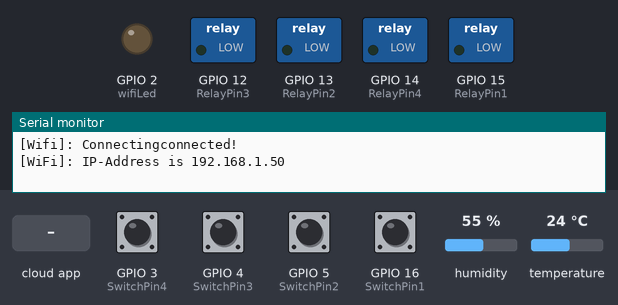
Simulated run of this sketch. Board: ESP8266 (NodeMCU). Shown: switched loads named in the sketch (green lamp = pin HIGH), output pins drawn as LEDs (lit = HIGH), the last lines printed to the serial monitor. The test bench sets the inputs (shaded band); at power-on: GPIO 3 (SwitchPin4), GPIO 4 (SwitchPin3), GPIO 5 (SwitchPin2), GPIO 16 (SwitchPin1) HIGH, humidity 55 %, temperature 24 °C. WiFi joins after 1.5 s; servers stay silent unless stated.

Above: at 3.0 s.
3.1 s: the phone or cloud app sets 622d73e0d0fd258c52f63493 to 0
At 4.3 s:
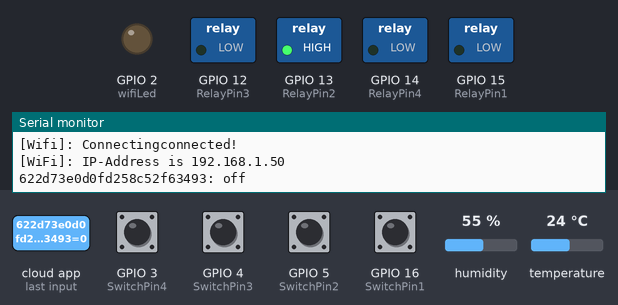
4.6 s: the phone or cloud app sets 622d7441753dc5aab48ed7c9 to 0
At 5.6 s:
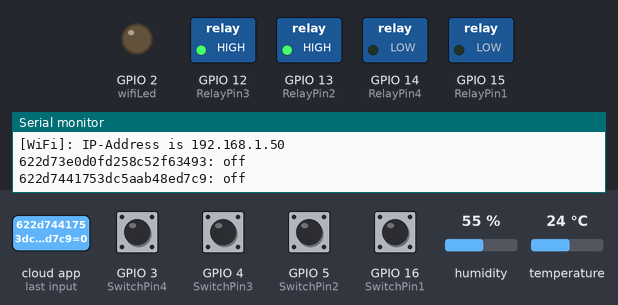
6.1 s: the phone or cloud app sets 622d745cd0fd258c52f63565 to 0
At 6.7 s:
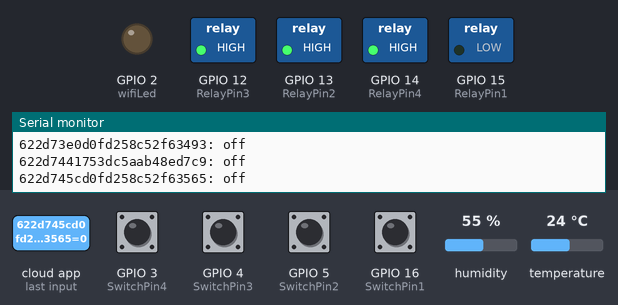
7.6 s: the phone or cloud app sets xxxxxxxxxxxxxxxxxxxxxxxx to 0
At 7.9 s:
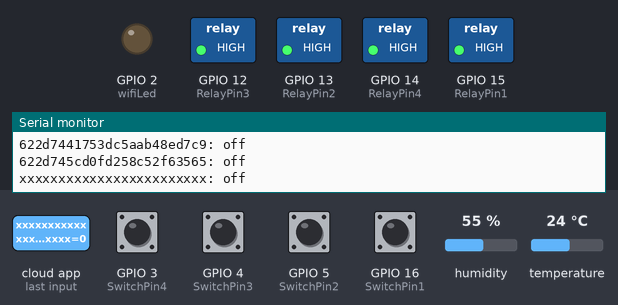
9.1 s: the phone or cloud app sets 622d73e0d0fd258c52f63493 to 1
At 10.2 s:
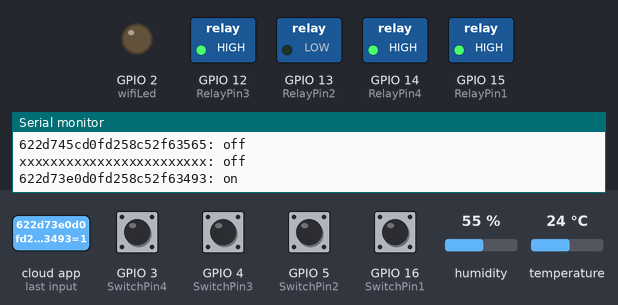
10.6 s: the phone or cloud app sets 622d7441753dc5aab48ed7c9 to 1
At 11.4 s:
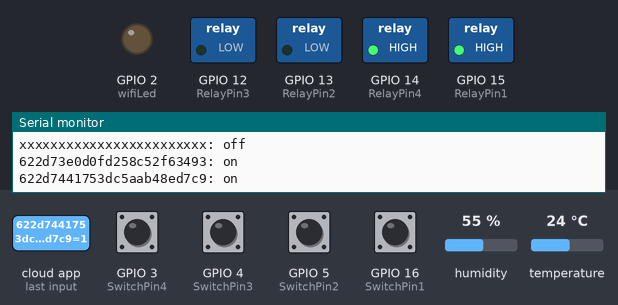
Timing chart, 0 to 13.1 s (numbered marks = the images above; inputs shaded):
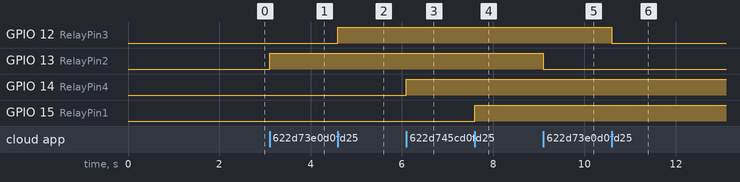

The sketch:

NodeMCU_Sinric_Pro.ino
```cpp
/**********************************************************************************
 *  TITLE: Google + Alexa + Manual Switch/Button control 4 Relays using NodeMCU & Sinric Pro (Real time feedback)
 *  (flipSwitch can be a tactile button or a toggle switch) (code taken from Sinric Pro examples then modified)
 *  Click on the following links to learn more.
 *  YouTube Video: https://youtu.be/gpB4600keWA
 *  Related Blog : https://iotcircuithub.com/esp8266-projects/
 *  by Tech StudyCell
 *  Preferences--> Aditional boards Manager URLs :
 *  https://dl.espressif.com/dl/package_esp32_index.json, http://arduino.esp8266.com/stable/package_esp8266com_index.json
 *
 *  Download Board ESP8266 NodeMCU : https://github.com/esp8266/Arduino
 *  Download the libraries
 *  ArduinoJson Library: https://github.com/bblanchon/ArduinoJson
 *  arduinoWebSockets Library: https://github.com/Links2004/arduinoWebSockets
 *  SinricPro Library: https://sinricpro.github.io/esp8266-esp32-sdk/
 *
 *  If you encounter any issues:
 * - check the readme.md at https://github.com/sinricpro/esp8266-esp32-sdk/blob/master/README.md
 * - ensure all dependent libraries are installed
 *   - see https://github.com/sinricpro/esp8266-esp32-sdk/blob/master/README.md#arduinoide
 *   - see https://github.com/sinricpro/esp8266-esp32-sdk/blob/master/README.md#dependencies
 * - open serial monitor and check whats happening
 * - check full user documentation at https://sinricpro.github.io/esp8266-esp32-sdk
 * - visit https://github.com/sinricpro/esp8266-esp32-sdk/issues and check for existing issues or open a new one
 **********************************************************************************/

// Uncomment the following line to enable serial debug output
//#define ENABLE_DEBUG

#ifdef ENABLE_DEBUG
       #define DEBUG_ESP_PORT Serial
       #define NODEBUG_WEBSOCKETS
       #define NDEBUG
#endif


#include <BlynkSimpleEsp8266.h>
#include <DHT.h>
DHT dht(0, DHT11); //0=d3 --(DHTPIN,DHTTYPE)(DHT11,DHT22)
BlynkTimer timer;
char auth[] = "ppvAdGBqBO8kD0VOuFVtvBX6cojt7IUY";
char ssid[] = "ZAINI MIFTAH";
char pass[] = "120812rj";


#include <Arduino.h>
#include <ESP8266WiFi.h>
#include "SinricPro.h"
#include "SinricProSwitch.h"

#include <map>

#define WIFI_SSID         "ZAINI MIFTAH"  //m
#define WIFI_PASS         "120812rj"  //1qazmlp0
#define APP_KEY           "63870387-1085-4d31-90f4-e8c632024954"      // Should look like "de0bxxxx-1x3x-4x3x-ax2x-5dabxxxxxxxx"
#define APP_SECRET        "96d7fe9e-f851-46b3-8f46-d8518db19363-fe1d5ab0-aeae-4360-a03e-810aec40bff0"   // Should look like "5f36xxxx-x3x7-4x3x-xexe-e86724a9xxxx-4c4axxxx-3x3x-x5xe-x9x3-333d65xxxxxx"

//Enter the device IDs here
#define device_ID_1   "xxxxxxxxxxxxxxxxxxxxxxxx"
#define device_ID_2   "622d73e0d0fd258c52f63493"
#define device_ID_3   "622d7441753dc5aab48ed7c9"
#define device_ID_4   "622d745cd0fd258c52f63565"

#define RelayPin1 15  //D8
#define RelayPin2 13  //D7
#define RelayPin3 12 //D6
#define RelayPin4 14 //D5

#define SwitchPin1 16  //D0
#define SwitchPin2 5   //D1
#define SwitchPin3 4  //D2
#define SwitchPin4 3   //RX

#define wifiLed   2   //D4

// comment the following line if you use a toggle switches instead of tactile buttons
//#define TACTILE_BUTTON 1

#define DEBOUNCE_TIME 250

void setup(){
  dht.begin();
  Serial.begin(115200);
  Blynk.begin(auth, ssid, pass, "iot.serangkota.go.id", 8080);
  timer.setInterval(500L, sendSensor);

  pinMode(wifiLed, OUTPUT);
  digitalWrite(wifiLed, HIGH);

  setupRelays();
  setupFlipSwitches();
  setupWiFi();
  setupSinricPro();
}

void loop(){
  SinricPro.handle();
  handleFlipSwitches();
  Blynk.run();
  timer.run();
}

typedef struct {      // struct for the std::map below
  int relayPIN;
  int flipSwitchPIN;
} deviceConfig_t;


// this is the main configuration
// please put in your deviceId, the PIN for Relay and PIN for flipSwitch
// this can be up to N devices...depending on how much pin's available on your device ;)
// right now we have 4 devicesIds going to 4 relays and 4 flip switches to switch the relay manually
std::map<String, deviceConfig_t> devices = {
    //{deviceId, {relayPIN,  flipSwitchPIN}}
    {device_ID_1, {  RelayPin1, SwitchPin1 }},
    {device_ID_2, {  RelayPin2, SwitchPin2 }},
    {device_ID_3, {  RelayPin3, SwitchPin3 }},
    {device_ID_4, {  RelayPin4, SwitchPin4 }}
};

typedef struct {      // struct for the std::map below
  String deviceId;
  bool lastFlipSwitchState;
  unsigned long lastFlipSwitchChange;
} flipSwitchConfig_t;

std::map<int, flipSwitchConfig_t> flipSwitches;    // this map is used to map flipSwitch PINs to deviceId and handling debounce and last flipSwitch state checks
                                                  // it will be setup in "setupFlipSwitches" function, using informations from devices map

void setupRelays() {
  for (auto &device : devices) {           // for each device (relay, flipSwitch combination)
    int relayPIN = device.second.relayPIN; // get the relay pin
    pinMode(relayPIN, OUTPUT);             // set relay pin to OUTPUT
    digitalWrite(relayPIN, LOW);
  }
}

void setupFlipSwitches() {
  for (auto &device : devices)  {                     // for each device (relay / flipSwitch combination)
    flipSwitchConfig_t flipSwitchConfig;              // create a new flipSwitch configuration

    flipSwitchConfig.deviceId = device.first;         // set the deviceId
    flipSwitchConfig.lastFlipSwitchChange = 0;        // set debounce time
    flipSwitchConfig.lastFlipSwitchState = true;     // set lastFlipSwitchState to false (LOW)--

    int flipSwitchPIN = device.second.flipSwitchPIN;  // get the flipSwitchPIN

    flipSwitches[flipSwitchPIN] = flipSwitchConfig;   // save the flipSwitch config to flipSwitches map
    pinMode(flipSwitchPIN, INPUT_PULLUP);                   // set the flipSwitch pin to INPUT
  }
}

bool onPowerState(String deviceId, bool &state)
{
  Serial.printf("%s: %s\r\n", deviceId.c_str(), state ? "on" : "off");
  int relayPIN = devices[deviceId].relayPIN; // get the relay pin for corresponding device
  digitalWrite(relayPIN, !state);             // set the new relay state
  return true;
}

void handleFlipSwitches() {
  unsigned long actualMillis = millis();                                          // get actual millis
  for (auto &flipSwitch : flipSwitches) {                                         // for each flipSwitch in flipSwitches map
    unsigned long lastFlipSwitchChange = flipSwitch.second.lastFlipSwitchChange;  // get the timestamp when flipSwitch was pressed last time (used to debounce / limit events)

    if (actualMillis - lastFlipSwitchChange > DEBOUNCE_TIME) {                    // if time is > debounce time...

      int flipSwitchPIN = flipSwitch.first;                                       // get the flipSwitch pin from configuration
      bool lastFlipSwitchState = flipSwitch.second.lastFlipSwitchState;           // get the lastFlipSwitchState
      bool flipSwitchState = digitalRead(flipSwitchPIN);                          // read the current flipSwitch state
      if (flipSwitchState != lastFlipSwitchState) {                               // if the flipSwitchState has changed...
#ifdef TACTILE_BUTTON
        if (flipSwitchState) {                                                    // if the tactile button is pressed
#endif
          flipSwitch.second.lastFlipSwitchChange = actualMillis;                  // update lastFlipSwitchChange time
          String deviceId = flipSwitch.second.deviceId;                           // get the deviceId from config
          int relayPIN = devices[deviceId].relayPIN;                              // get the relayPIN from config
          bool newRelayState = !digitalRead(relayPIN);                            // set the new relay State
          digitalWrite(relayPIN, newRelayState);                                  // set the trelay to the new state

          SinricProSwitch &mySwitch = SinricPro[deviceId];                        // get Switch device from SinricPro
          mySwitch.sendPowerStateEvent(!newRelayState);                            // send the event
#ifdef TACTILE_BUTTON
        }
#endif
        flipSwitch.second.lastFlipSwitchState = flipSwitchState;                  // update lastFlipSwitchState
      }
    }
  }
}

void setupWiFi()
{
  Serial.printf("\r\n[Wifi]: Connecting");
  WiFi.begin(WIFI_SSID, WIFI_PASS);

  while (WiFi.status() != WL_CONNECTED)
  {
    Serial.printf(".");
    delay(250);
  }
  digitalWrite(wifiLed, LOW);
  Serial.printf("connected!\r\n[WiFi]: IP-Address is %s\r\n", WiFi.localIP().toString().c_str());
}

void setupSinricPro()
{
  for (auto &device : devices)
  {
    const char *deviceId = device.first.c_str();
    SinricProSwitch &mySwitch = SinricPro[deviceId];
    mySwitch.onPowerState(onPowerState);
  }

  SinricPro.begin(APP_KEY, APP_SECRET);
  SinricPro.restoreDeviceStates(true);
}

void sendSensor(){
  float h = dht.readHumidity();
  float t = dht.readTemperature(); //dht.readTemperature(true) for Fahrenheit
    if (isnan(h) || isnan(t)) {
      Serial.println("Failed to read from DHT sensor!");
      return;}
  Blynk.virtualWrite(V5, t);
  Blynk.virtualWrite(V6, h);
}
```

Measured:
- after the input at 3.1 s, GPIO 13 (RelayPin2): LOW → HIGH at once
- after the input at 4.6 s, GPIO 12 (RelayPin3): LOW → HIGH at once
- after the input at 6.1 s, GPIO 14 (RelayPin4): LOW → HIGH at once
- after the input at 7.6 s, GPIO 15 (RelayPin1): LOW → HIGH at once
- after the input at 9.1 s, GPIO 13 (RelayPin2): HIGH → LOW at once
- after the input at 10.6 s, GPIO 12 (RelayPin3): HIGH → LOW at once
